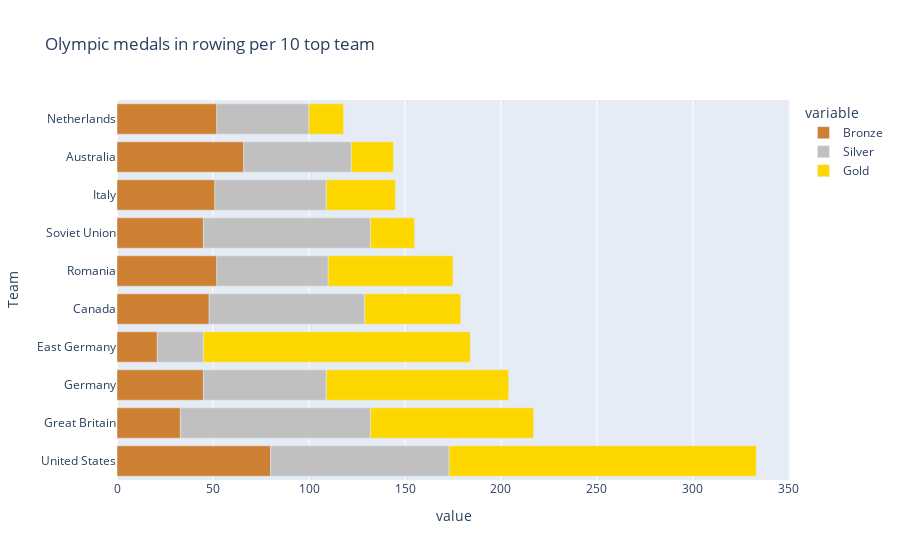

The code cell stored with this chart in its notebook:
### Markdown cell above
### FRÅGA: Vilka har fått flest medaljer i rodd (topp 10)?

### Code cell
rowing_rows_medals = rowing_rows[rowing_rows['Medal'].notna()]
medals = rowing_rows_medals.groupby(['Team', 'Medal']).size().unstack(fill_value=0) #count medals per Team

medals["Total"] = medals['Gold'] + medals['Silver'] + medals['Bronze']
top10= medals.sort_values(by="Total", ascending=False).head(10).reset_index()

medal_values = ["Bronze", "Silver", "Gold"]
fig = px.bar(top10, x=medal_values, y='Team', color_discrete_map={"Gold":"#FFD700", "Silver": "#C0C0C0", "Bronze": "#CD7F32"}, title="Olympic medals in rowing per 10 top team")

fig.show()

# lägg in slider över tid  - och kanske så att kategorierna ändrar plats!

### Figure 1 — Plotly figure (JSON) as saved in the notebook; plotly's stock layout.template omitted (floating-point values rounded to 4 significant figures)
{"data": [{"hovertemplate": "variable=Bronze<br>value=%{x}<br>Team=%{y}<extra></extra>", "legendgroup": "Bronze", "marker": {"color": "#CD7F32", "pattern": {"shape": ""}}, "name": "Bronze", "orientation": "h", "showlegend": true, "textposition": "auto", "type": "bar", "x": [80, 33, 45, 21, 48, 52, 45, 51, 66, 52], "xaxis": "x", "y": ["United States", "Great Britain", "Germany", "East Germany", "Canada", "Romania", "Soviet Union", "Italy", "Australia", "Netherlands"], "yaxis": "y"}, {"hovertemplate": "variable=Silver<br>value=%{x}<br>Team=%{y}<extra></extra>", "legendgroup": "Silver", "marker": {"color": "#C0C0C0", "pattern": {"shape": ""}}, "name": "Silver", "orientation": "h", "showlegend": true, "textposition": "auto", "type": "bar", "x": [93, 99, 64, 24, 81, 58, 87, 58, 56, 48], "xaxis": "x", "y": ["United States", "Great Britain", "Germany", "East Germany", "Canada", "Romania", "Soviet Union", "Italy", "Australia", "Netherlands"], "yaxis": "y"}, {"hovertemplate": "variable=Gold<br>value=%{x}<br>Team=%{y}<extra></extra>", "legendgroup": "Gold", "marker": {"color": "#FFD700", "pattern": {"shape": ""}}, "name": "Gold", "orientation": "h", "showlegend": true, "textposition": "auto", "type": "bar", "x": [160, 85, 95, 139, 50, 65, 23, 36, 22, 18], "xaxis": "x", "y": ["United States", "Great Britain", "Germany", "East Germany", "Canada", "Romania", "Soviet Union", "Italy", "Australia", "Netherlands"], "yaxis": "y"}], "layout": {"barmode": "relative", "legend": {"title": {"text": "variable"}, "tracegroupgap": 0}, "title": {"text": "Olympic medals in rowing per 10 top team"}, "xaxis": {"anchor": "y", "domain": [0, 1], "title": {"text": "value"}}, "yaxis": {"anchor": "x", "domain": [0, 1], "title": {"text": "Team"}}}}
